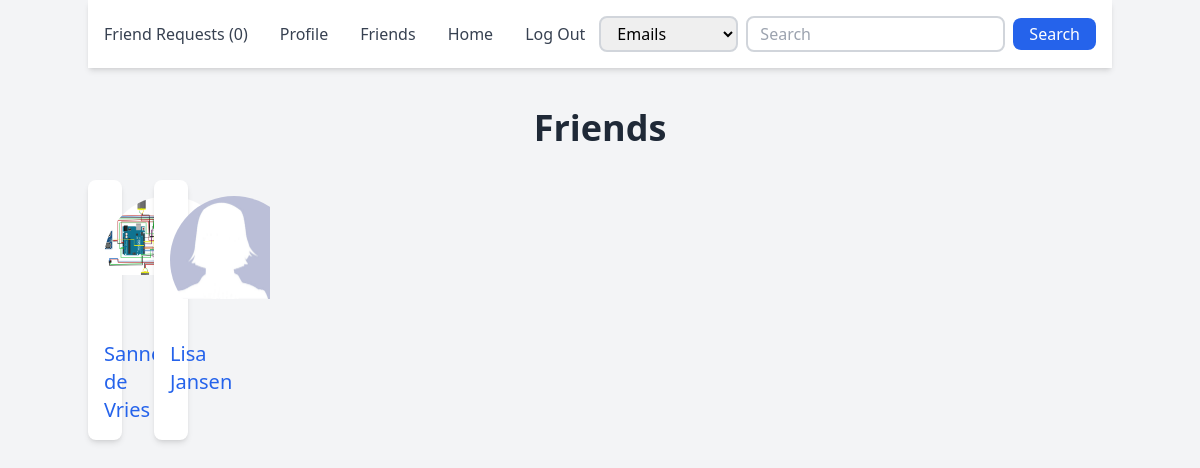
The app's page /friends.php (signed in) with its own data.
### tables this page shows
CREATE TABLE `sn_users` (
  `user_id` int NOT NULL,
  `user_firstname` varchar(20) NOT NULL,
  `user_lastname` varchar(20) NOT NULL,
  `user_nickname` varchar(20) DEFAULT NULL,
  `user_password` varchar(255) NOT NULL,
  `user_email` varchar(255) NOT NULL,
  `user_gender` char(1) NOT NULL,
  `user_birthdate` date NOT NULL,
  `user_status` char(1) DEFAULT NULL,
  `user_about` text,
  `user_hometown` varchar(255) DEFAULT NULL
);

### functions/functions.php (called while the page is built, shortened)
<?php
function h($text) {
    return htmlspecialchars((string)$text, ENT_QUOTES, 'UTF-8');
}
?>

### friends.php (the view, shortened to what this page needs)
<?php
require 'functions/functions.php';
$conn = connect();
?>
<!DOCTYPE html>
<html lang="en">
<head>
    <script src="https://cdn.tailwindcss.com"></script>
</head>
<body class="bg-gray-100">
    <div class="container mx-auto">
        <?php include 'includes/navbar.php'; ?>
        <div class="py-10">
            <h1 class="text-4xl font-semibold text-center text-gray-800">Friends</h1>
            <div class="mt-8 grid grid-cols-1 sm:grid-cols-2 md:grid-cols-3 lg:grid-cols-4 gap-8">
                <?php
                    echo '<div class="grid grid-cols-1 sm:grid-cols-2 md:grid-cols-3 lg:grid-cols-4 gap-8">';
                    $sql = "SELECT sn_users.user_id, sn_users.user_firstname, sn_users.user_lastname, sn_users.user_gender
                            FROM sn_users
                            JOIN (
                                SELECT friendship.user1_id AS user_id
                                FROM friendship
                                WHERE friendship.user2_id = {$_SESSION['user_id']} AND friendship.friendship_status = 1
                                UNION
                                SELECT friendship.user2_id AS user_id
                                FROM friendship
                                WHERE friendship.user1_id = {$_SESSION['user_id']} AND friendship.friendship_status = 1
                            ) userfriends
                            ON userfriends.user_id = sn_users.user_id";
                    $query = mysqli_query($conn, $sql);
                    if($query){
                        if(mysqli_num_rows($query) == 0){
                            echo '<div class="col-span-full text-center bg-white p-4 rounded-lg shadow-md">You don\'t yet have any friends.</div>';
                        } else {
                            while($row = mysqli_fetch_assoc($query)){
                                echo '<div class="bg-white p-4 rounded-lg shadow-md text-center">';
                                echo '<div class="w-32 h-32 mx-auto rounded-full overflow-hidden mb-4">';
                                include 'includes/profile_picture.php';
                                echo '</div>';
                                echo '<a href="profile.php?id=' . $row['user_id'] . '" class="text-xl font-medium text-blue-600 hover:underline">';
                                echo h($row['user_firstname'] . ' ' . $row['user_lastname']);
                                echo '</a>';
                                echo '</div>';
                            }
                        }
                    }
                    echo '</div>';
                ?>
            </div>
        </div>
    </div>
</body>
</html>

### includes/profile_picture.php
<?php
$width = 100;
$height = 100;
if (isset($row['user_id']) && isset($row['user_gender'])) {
    $target = glob("data/images/profiles/" . $row['user_id'] . ".*");
    if($target) {
        echo '<img src="' . $target[0] . '" width="' . $width . '" height="' . $height . '">';
    } else {
        if ($row['user_gender'] == 'M') {
            echo '<img src="data/images/profiles/M.jpg" width="' . $width . '" height="' . $height . '">';
        } else if ($row['user_gender'] == 'F') {
            echo '<img src="data/images/profiles/F.jpg" width="' . $width . '" height="' . $height . '">';
        } else {
            echo '<img src="data/images/profiles/default.jpg" width="' . $width . '" height="' . $height . '">';
        }
    }
} else {
    echo "Error: User data is missing or incomplete.";
}
?>

### records on screen
sn_users: user_firstname+user_lastname "Sanne de Vries"
sn_users: user_firstname+user_lastname "Lisa Jansen"

### other values on screen
$row['count'] "0"
